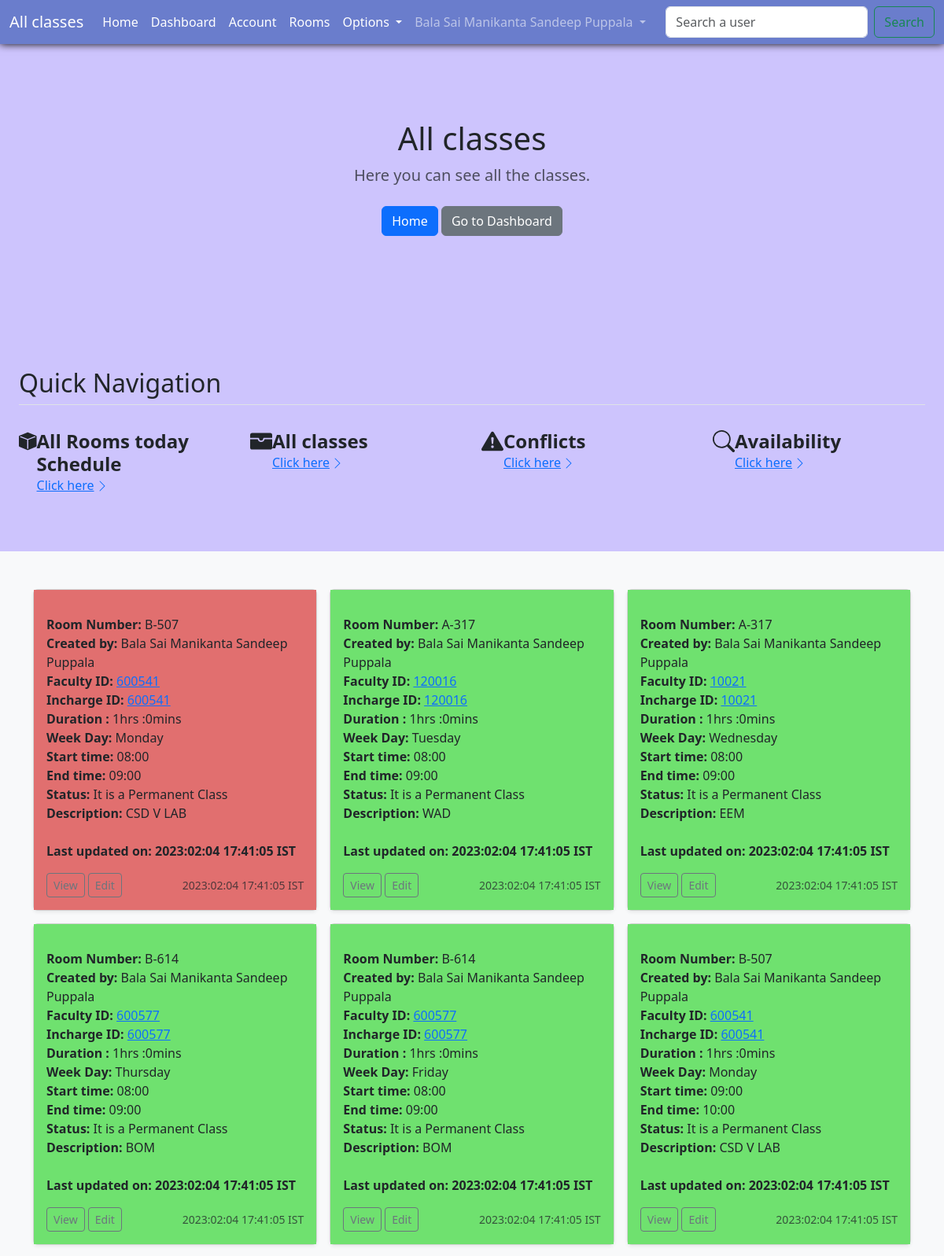
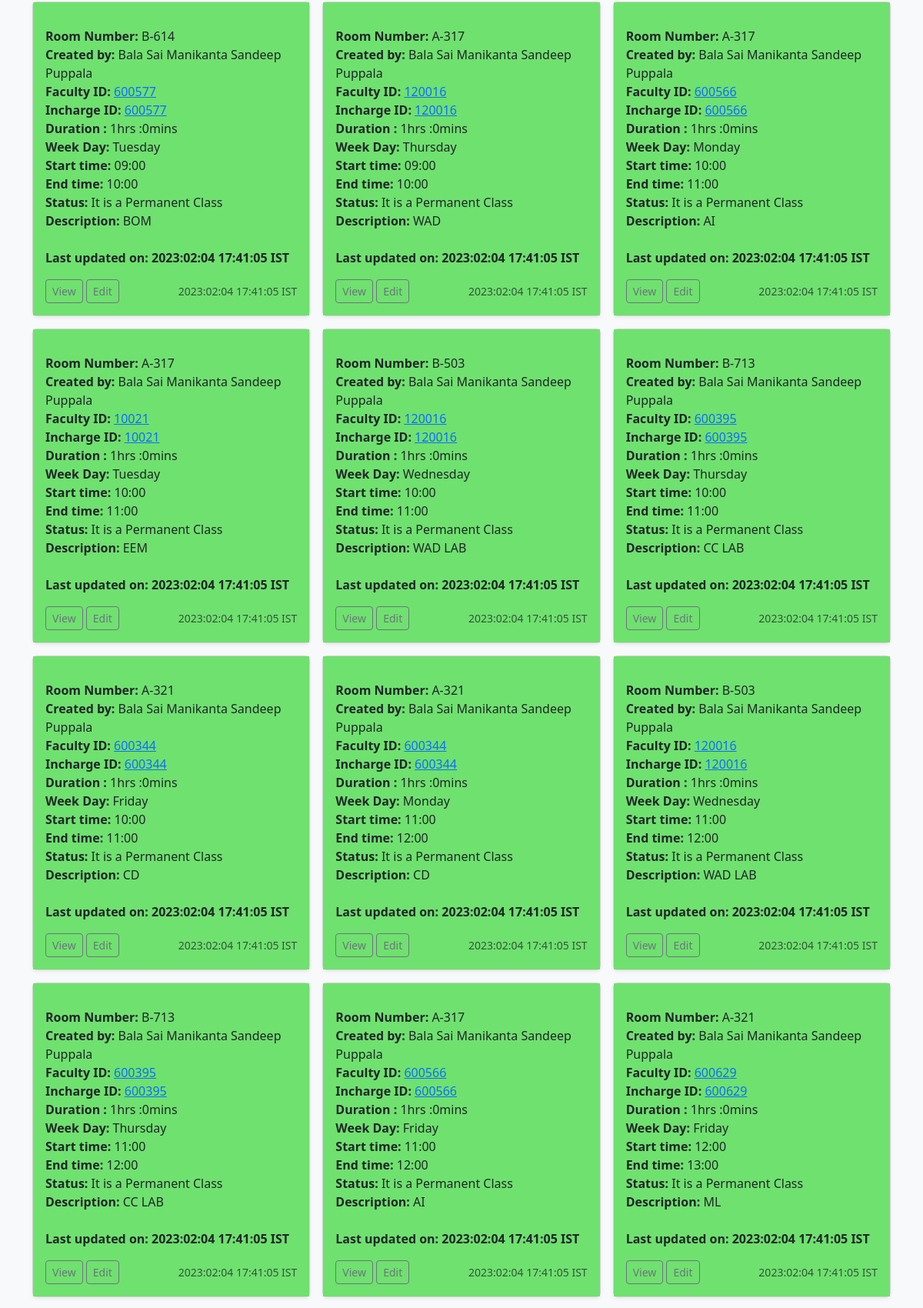
The page /dashboard/all_classrooms (signed in, upper part) on the database its author committed (2 pictures, top to bottom).
### application/models.py (models this page shows)
class user(db.Model):
    __tablename__="user"
    user_id=db.Column(db.Integer, primary_key=True, autoincrement=True)
    email=db.Column(db.String, unique=True)
    gid=db.Column(db.String,unique=True)
    name=db.Column(db.String)
    dob=db.Column(db.String)
    gender=db.Column(db.Integer)
    password=db.Column(db.String)
    phone=db.Column(db.Integer)
    profile_description=db.Column(db.String)
    profile_picture=db.Column(db.LargeBinary,default=None)
    created_time=db.Column(db.String)
    last_update=db.Column(db.String)
    role=db.Column(db.Integer)
    dpt_id=db.Column(db.Integer,ForeignKey("department.dpt_id"))

class classes(db.Model):
    __tablename__="classes"
    class_id=db.Column(db.Integer, primary_key=True, autoincrement=True)
    room_id=db.Column(db.Integer)
    faculty_id=db.Column(db.Integer,ForeignKey("user.user_id"))
    created_by=db.Column(db.Integer, ForeignKey("user.user_id"))
    incharge_id=db.Column(db.Integer,default=0)
    session_time=db.Column(db.Integer,default=1)
    weekday=db.Column(db.Integer)
    start_time=db.Column(db.Integer)
    end_time=db.Column(db.Integer)
    cg_id=db.Column(db.Integer,ForeignKey("class_groups.cg_id"), default=None)
    st=db.Column(db.Integer)
    et=db.Column(db.Integer)
    temporary=db.Column(db.Integer,default=0)
    conflicted=db.Column(db.Integer,default=0)
    remarks=db.Column(db.String)
    created_time=db.Column(db.String)
    last_update=db.Column(db.String)

class rooms(db.Model):
    __tablename__="rooms"
    room_id=db.Column(db.Integer, primary_key=True, autoincrement=True)
    room_no=db.Column(db.String)
    dpt_id=db.Column(db.Integer)
    description=db.Column(db.String)
    date_joined=db.Column(db.String)

### application/controllers.py (the view)
@app.route("/dashboard/all_classrooms",methods=["GET","POST"])
def classrooms():
    a=classfunctions().all_classes()
    return render_template("dashboard.html",un=session['username'], data=a, option=2, sid=session['user_id'],su=session['superuser'])

### application/class_functions.py (called while the page is built)
    def all_classes(self):
        a=db.session.execute("select r.room_no,u.name,c.faculty_id,c.incharge_id,c.session_time,c.weekday,c.start_time,c.end_time,c.temporary,c.remarks,c.created_time,c.last_update,c.created_by,c.conflicted,c.class_id from classes c, rooms r, user u where u.user_id=c.created_by and c.room_id=r.room_id")
        a=a.fetchall()
        return a

### templates/dashboard.html (shortened to what this page needs)
<!doctype html>
<html lang="en">
  <head>
    <link href="https://cdn.jsdelivr.net/npm/bootstrap@5.2.3/dist/css/bootstrap.min.css" rel="stylesheet"
>
            <link href="/static/css/bootstrap.min.css" rel="stylesheet">
            <link href="/static/css/style.css" rel="stylesheet">
            <link href="/static/css/features.css" rel="stylesheet">
  </head>
  <body>
    <nav class="navbar nav-color navbar-expand-lg navbar-dark bg-dark" aria-label="Offcanvas navbar large">
      <div class="container-fluid">
        <a class="navbar-brand" href="
        {% if option==2 %}/dashboard/buy_a_product{% endif %}
        ">
          {% if option==2 %}All classes{% endif %}
        </a>
        <div class="offcanvas offcanvas-end text-bg" tabindex="-1" id="offcanvasNavbar2" aria-labelledby="offcanvasNavbar2Label">
          <div class="offcanvas-body">
            <ul class="navbar-nav justify-content flex-grow-1 pe-3">
              <li class="nav-item">
                <a class="nav-link active" aria-current="page" href="/home">Home</a>
              </li>
              <li class="nav-item">
                <a class="nav-link active" aria-current="page" href="/my_dashboard">Dashboard</a>
              </li>
              <li class="nav-item">
                <a class="nav-link active" aria-current="page" href="/account">Account</a>
              </li>
              <li class="nav-item">
                <a class="nav-link active" aria-current="page" href="/dashboard/all_rooms">Rooms</a>
              </li>
              <li class="nav-item dropdown ">
                <a class="nav-link active dropdown-toggle" href="#" role="button" data-bs-toggle="dropdown" aria-expanded="false">
                  Options
                </a>
              </li>
              <li class="nav-item dropdown">
                <a class="nav-link dropdown-toggle" href="#" role="button" data-bs-toggle="dropdown" aria-expanded="false">
                  {{un}}
                </a>
              </li>
            </ul>
            <form class="d-flex mt-3 mt-lg-0" role="search" action="/search_a_user" method="POST">
              <input class="form-control me-2" type="search" placeholder="Search a user" aria-label="Search" name="pattern">
              <button class="btn btn-outline-success" type="submit">Search</button>
            </form>
          </div>
        </div>
      </div>
    </nav>
<main>
{% if option==2 %}
  <section class="py-5 text-center container">
    <div class="row py-lg-5">
      <div class="col-lg-6 col-md-8 mx-auto">
        {% if key %}
          <h1 class="fw-light">
            My Inventory
          </h1>
          <p class="lead text-muted">Here you can Manage your inventory.</p>
        {% else %}
          <h1 class="fw-light">
          All classes
          </h1>
          <p class="lead text-muted">Here you can see all the classes.</p>
        {% endif %}
        <p>
          <a href="/home" class="btn btn-primary my-2">Home</a>
          <a href="/my_dashboard" class="btn btn-secondary my-2">Go to Dashboard</a>
        </p>
      </div>
    </div>
  </section>
  <div class="container-fluid qnavigation2 px-4 py-5" id="icon-grid">
    <h2 class="pb-2 border-bottom">Quick Navigation</h2>
    <div class="row row-cols-1 row-cols-sm-2 row-cols-md-3 row-cols-lg-4 g-4 py-4">
      <div class="col d-flex align-items-start">
        <div>
          <h3 class="fw-bold mb-0 fs-4">All Rooms today Schedule</h3>
          <a href="/dashboard/all_rooms" class="icon-link d-inline-flex align-items-center">
            Click here
            <svg class="bi" width="1em" height="1em"><use xlink:href="#chevron-right"></use></svg>
          </a>
        </div>
        </div>
      <div class="col d-flex align-items-start">
      <div>
        <h3 class="fw-bold mb-0 fs-4">All classes</h3>
        <a href="/dashboard/all_classrooms" class="icon-link d-inline-flex align-items-center">
          Click here
          <svg class="bi" width="1em" height="1em"><use xlink:href="#chevron-right"></use></svg>
        </a>
      </div>
      </div>
      <div class="col d-flex align-items-start">
        <div>
          <h3 class="fw-bold mb-0 fs-4">Conflicts</h3>
          <a href="/dashboard/all_conflicts" class="icon-link d-inline-flex align-items-center">
            Click here
            <svg class="bi" width="1em" height="1em"><use xlink:href="#chevron-right"></use></svg>
          </a>
        </div>
      </div>
      <div class="col d-flex align-items-start">
      <div>
          <h3 class="fw-bold mb-0 fs-4">Availability</h3>
          <a href="/dashboard/availability/search" class="icon-link d-inline-flex align-items-center">
            Click here
            <svg class="bi" width="1em" height="1em"><use xlink:href="#chevron-right"></use></svg>
          </a>
        </div>
      </div>
    </div>
  </div>
  <div class="album py-5 bg-light">
    <div class="container make-fluid-cont">
      <div class="row row-cols-1 row-cols-sm-2 row-cols-md-3 g-3">
        {% for i in data %}
        <div class="col ">
          <div class="card shadow-sm hover-class">
            <div class="card-body {% if i[13]==1 %} color-red {% else %} {% if i[8]==0 %} color-green {% else %} color-yellow {% endif %} {% endif %} ">
              <ul class="list-unstyled mt-3 mb-4">
                {% set a=['Monday', 'Tuesday', 'Wednesday', 'Thursday', 'Friday', 'Saturday', 'Sunday'] %}
                {% set b=[ 'It is a Permanent Class','It is a Temporary Class'] %}
                <li><b>Room Number: </b> {{i[0]}}</li>
                <li><b>Created by: </b> {{i[1]}}</li>
                <li><b>Faculty ID: </b><a href="/user/gid/{{i[2]}}">{{i[2]}}</a></li>
                <li><b>Incharge ID: </b><a href="/user/gid/{{i[3]}}">{{i[3]}}</a></li>
                <li><b>Duration : </b> {{i[4]}}</li>
                <li><b>Week Day: </b> {{a[i[5]]}}</li>
                <li><b>Start time: </b> {{i[6]}}</li>
                <li><b>End time: </b>{{i[7]}}</li>
                <li><b>Status: </b>{{b[i[8]]}}</li>
                <li><b>Description: </b> {{i[9]}}</li>
              </ul>
              <p class="card-text"><b>Last updated on: {{i[11]}}</b></p>
              <div class="d-flex justify-content-between align-items-center">
                <div class="btn-group">
                  <form method="POST">
                    <button type="submit" class="btn btn-sm btn-outline-secondary" formaction="/view_class/{{i[14]}}">View</button>
                    {% if i[12]==sid %}
                    <button type="submit" class="btn btn-sm btn-outline-secondary" formaction="/edit/{{i[14]}}">Edit</button>
                    {% endif %}
                  </form>
                </div>
                <small class="text-muted">{{i[10]}}</small>
              </div>
            </div>
          </div>
        </div>
        {% endfor %}
      </div>
    </div>
  </div>
  {% endif %}
</main>
  </body>
</html>

### static/css/style.css (style rules this page uses)
body { min-height: 100vh; min-height: -webkit-fill-available; background-color:#cdc4fd; }
html { height: -webkit-fill-available; }
.hover-class { transition: 1s; position: relative; background-color: rgb(255, 255, 255); }
.offcanvas.offcanvas-end.text-bg { transition: 0.7s; }
.nav-color { background-color: #6a7dcc!important; }
main { height: -webkit-fill-available; max-height: fit-content; overflow-x: auto; overflow-y: hidden; }
.dropdown-toggle { outline: 0; }
.navbar.nav-color.navbar-expand-lg.navbar-dark.bg-dark { box-shadow: 0 0 10px 0 black; }
.qnavigation2 { display: block; }
.color-green { background-color: rgb(111, 225, 111); }
.color-red { background-color: rgb(225, 111, 111); }

### static/css/features.css (style rules this page uses)
.icon-link > .bi { margin-top: .125rem; margin-left: .125rem; fill: currentcolor; transition: transform .25s ease-in-out; }

### templates/dashboard.html (style rules this page uses)
.bi { vertical-align: -.125em; fill: currentColor; }

### rows shown on the page
user: name "Bala Sai Manikanta Sandeep Puppala"
classes: room_no "B-507", name "Bala Sai Manikanta Sandeep Puppala", faculty "600541", incharge "600541", session_time "1hrs :0mins", weekday "Monday", start_time "08:00", end_time "09:00", temporary "It is a Permanent Class", remarks "CSD V LAB", last_update "2023:02:04 17:41:05 IST", created_time "2023:02:04 17:41:05 IST"
classes: room_no "A-317", name "Bala Sai Manikanta Sandeep Puppala", faculty "120016", incharge "120016", session_time "1hrs :0mins", weekday "Tuesday", start_time "08:00", end_time "09:00", temporary "It is a Permanent Class", remarks "WAD", last_update "2023:02:04 17:41:05 IST", created_time "2023:02:04 17:41:05 IST"
classes: room_no "A-317", name "Bala Sai Manikanta Sandeep Puppala", faculty "10021", incharge "10021", session_time "1hrs :0mins", weekday "Wednesday", start_time "08:00", end_time "09:00", temporary "It is a Permanent Class", remarks "EEM", last_update "2023:02:04 17:41:05 IST", created_time "2023:02:04 17:41:05 IST"
classes: room_no "B-614", name "Bala Sai Manikanta Sandeep Puppala", faculty "600577", incharge "600577", session_time "1hrs :0mins", weekday "Thursday", start_time "08:00", end_time "09:00", temporary "It is a Permanent Class", remarks "BOM", last_update "2023:02:04 17:41:05 IST", created_time "2023:02:04 17:41:05 IST"
classes: room_no "B-614", name "Bala Sai Manikanta Sandeep Puppala", faculty "600577", incharge "600577", session_time "1hrs :0mins", weekday "Friday", start_time "08:00", end_time "09:00", temporary "It is a Permanent Class", remarks "BOM", last_update "2023:02:04 17:41:05 IST", created_time "2023:02:04 17:41:05 IST"
classes: room_no "B-507", name "Bala Sai Manikanta Sandeep Puppala", faculty "600541", incharge "600541", session_time "1hrs :0mins", weekday "Monday", start_time "09:00", end_time "10:00", temporary "It is a Permanent Class", remarks "CSD V LAB", last_update "2023:02:04 17:41:05 IST", created_time "2023:02:04 17:41:05 IST"
classes: room_no "B-614", name "Bala Sai Manikanta Sandeep Puppala", faculty "600577", incharge "600577", session_time "1hrs :0mins", weekday "Tuesday", start_time "09:00", end_time "10:00", temporary "It is a Permanent Class", remarks "BOM", last_update "2023:02:04 17:41:05 IST", created_time "2023:02:04 17:41:05 IST"
classes: room_no "A-317", name "Bala Sai Manikanta Sandeep Puppala", faculty "120016", incharge "120016", session_time "1hrs :0mins", weekday "Thursday", start_time "09:00", end_time "10:00", temporary "It is a Permanent Class", remarks "WAD", last_update "2023:02:04 17:41:05 IST", created_time "2023:02:04 17:41:05 IST"
classes: room_no "A-317", name "Bala Sai Manikanta Sandeep Puppala", faculty "600566", incharge "600566", session_time "1hrs :0mins", weekday "Monday", start_time "10:00", end_time "11:00", temporary "It is a Permanent Class", remarks "AI", last_update "2023:02:04 17:41:05 IST", created_time "2023:02:04 17:41:05 IST"
classes: room_no "A-317", name "Bala Sai Manikanta Sandeep Puppala", faculty "10021", incharge "10021", session_time "1hrs :0mins", weekday "Tuesday", start_time "10:00", end_time "11:00", temporary "It is a Permanent Class", remarks "EEM", last_update "2023:02:04 17:41:05 IST", created_time "2023:02:04 17:41:05 IST"
classes: room_no "B-503", name "Bala Sai Manikanta Sandeep Puppala", faculty "120016", incharge "120016", session_time "1hrs :0mins", weekday "Wednesday", start_time "10:00", end_time "11:00", temporary "It is a Permanent Class", remarks "WAD LAB", last_update "2023:02:04 17:41:05 IST", created_time "2023:02:04 17:41:05 IST"
classes: room_no "B-713", name "Bala Sai Manikanta Sandeep Puppala", faculty "600395", incharge "600395", session_time "1hrs :0mins", weekday "Thursday", start_time "10:00", end_time "11:00", temporary "It is a Permanent Class", remarks "CC LAB", last_update "2023:02:04 17:41:05 IST", created_time "2023:02:04 17:41:05 IST"
classes: room_no "A-321", name "Bala Sai Manikanta Sandeep Puppala", faculty "600344", incharge "600344", session_time "1hrs :0mins", weekday "Friday", start_time "10:00", end_time "11:00", temporary "It is a Permanent Class", remarks "CD", last_update "2023:02:04 17:41:05 IST", created_time "2023:02:04 17:41:05 IST"
classes: room_no "A-321", name "Bala Sai Manikanta Sandeep Puppala", faculty "600344", incharge "600344", session_time "1hrs :0mins", weekday "Monday", start_time "11:00", end_time "12:00", temporary "It is a Permanent Class", remarks "CD", last_update "2023:02:04 17:41:05 IST", created_time "2023:02:04 17:41:05 IST"
classes: room_no "B-503", name "Bala Sai Manikanta Sandeep Puppala", faculty "120016", incharge "120016", session_time "1hrs :0mins", weekday "Wednesday", start_time "11:00", end_time "12:00", temporary "It is a Permanent Class", remarks "WAD LAB", last_update "2023:02:04 17:41:05 IST", created_time "2023:02:04 17:41:05 IST"
classes: room_no "B-713", name "Bala Sai Manikanta Sandeep Puppala", faculty "600395", incharge "600395", session_time "1hrs :0mins", weekday "Thursday", start_time "11:00", end_time "12:00", temporary "It is a Permanent Class", remarks "CC LAB", last_update "2023:02:04 17:41:05 IST", created_time "2023:02:04 17:41:05 IST"
classes: room_no "A-317", name "Bala Sai Manikanta Sandeep Puppala", faculty "600566", incharge "600566", session_time "1hrs :0mins", weekday "Friday", start_time "11:00", end_time "12:00", temporary "It is a Permanent Class", remarks "AI", last_update "2023:02:04 17:41:05 IST", created_time "2023:02:04 17:41:05 IST"
classes: room_no "A-321", name "Bala Sai Manikanta Sandeep Puppala", faculty "600629", incharge "600629", session_time "1hrs :0mins", weekday "Friday", start_time "12:00", end_time "13:00", temporary "It is a Permanent Class", remarks "ML", last_update "2023:02:04 17:41:05 IST", created_time "2023:02:04 17:41:05 IST"
